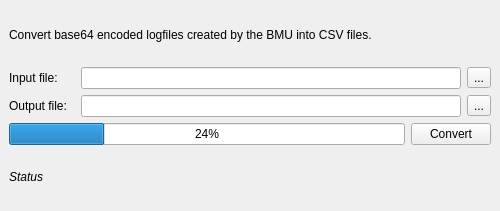
<?xml version="1.0" encoding="UTF-8"?>
<ui version="4.0">
 <class>LogfileConverter</class>
 <widget class="QMainWindow" name="LogfileConverter">
  <property name="geometry">
   <rect>
    <x>0</x>
    <y>0</y>
    <width>500</width>
    <height>211</height>
   </rect>
  </property>
  <property name="windowTitle">
   <string>Logfile converter</string>
  </property>
  <widget class="QWidget" name="centralwidget">
   <layout class="QGridLayout" name="gridLayout">
    <item row="0" column="0">
     <widget class="QLabel" name="label_3">
      <property name="text">
       <string>Convert base64 encoded logfiles created by the BMU into CSV files.</string>
      </property>
     </widget>
    </item>
    <item row="1" column="0">
     <layout class="QHBoxLayout" name="horizontalLayout">
      <item>
       <widget class="QLabel" name="label">
        <property name="minimumSize">
         <size>
          <width>66</width>
          <height>0</height>
         </size>
        </property>
        <property name="text">
         <string>Input file:</string>
        </property>
       </widget>
      </item>
      <item>
       <widget class="QLineEdit" name="inputPath"/>
      </item>
      <item>
       <widget class="QToolButton" name="btnInputFile">
        <property name="text">
         <string>...</string>
        </property>
       </widget>
      </item>
     </layout>
    </item>
    <item row="2" column="0">
     <layout class="QHBoxLayout" name="horizontalLayout_2">
      <item>
       <widget class="QLabel" name="label_2">
        <property name="minimumSize">
         <size>
          <width>66</width>
          <height>0</height>
         </size>
        </property>
        <property name="text">
         <string>Output file:</string>
        </property>
       </widget>
      </item>
      <item>
       <widget class="QLineEdit" name="outputPath"/>
      </item>
      <item>
       <widget class="QToolButton" name="btnOutputFile">
        <property name="text">
         <string>...</string>
        </property>
       </widget>
      </item>
     </layout>
    </item>
    <item row="3" column="0">
     <layout class="QHBoxLayout" name="horizontalLayout_3">
      <item>
       <widget class="QProgressBar" name="progress">
        <property name="value">
         <number>24</number>
        </property>
       </widget>
      </item>
      <item>
       <widget class="QPushButton" name="btnConvert">
        <property name="text">
         <string>Convert</string>
        </property>
       </widget>
      </item>
     </layout>
    </item>
    <item row="4" column="0">
     <widget class="QLabel" name="status">
      <property name="font">
       <font>
        <italic>true</italic>
       </font>
      </property>
      <property name="text">
       <string>Status</string>
      </property>
     </widget>
    </item>
   </layout>
  </widget>
 </widget>
 <resources/>
 <connections/>
</ui>
